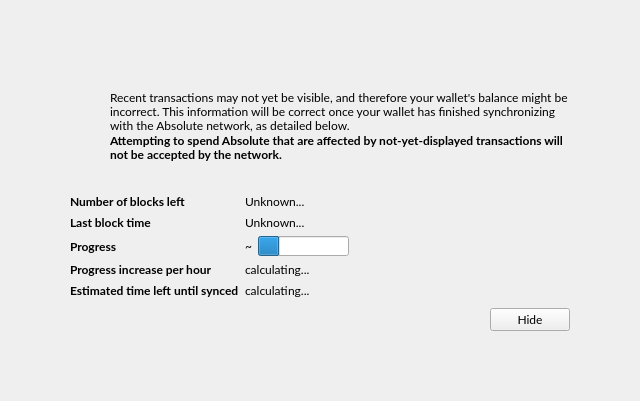
<?xml version="1.0" encoding="UTF-8"?>
<ui version="4.0">
 <class>ModalOverlay</class>
 <widget class="ModalOverlay" name="ModalOverlay">
  <property name="geometry">
   <rect>
    <x>0</x>
    <y>0</y>
    <width>640</width>
    <height>401</height>
   </rect>
  </property>
  <property name="windowTitle">
   <string>Form</string>
  </property>
  <layout class="QVBoxLayout" name="verticalLayout" stretch="0">
   <property name="sizeConstraint">
    <enum>QLayout::SetDefaultConstraint</enum>
   </property>
   <property name="leftMargin">
    <number>0</number>
   </property>
   <property name="topMargin">
    <number>0</number>
   </property>
   <property name="rightMargin">
    <number>0</number>
   </property>
   <property name="bottomMargin">
    <number>0</number>
   </property>
   <item>
    <widget class="QWidget" name="bgWidget" native="true">
     <property name="font">
      <font>
       <family>Lato</family>
      </font>
     </property>
     <property name="styleSheet">
      <string notr="true"/>
     </property>
     <layout class="QVBoxLayout" name="verticalLayoutMain" stretch="0">
      <property name="leftMargin">
       <number>60</number>
      </property>
      <property name="topMargin">
       <number>60</number>
      </property>
      <property name="rightMargin">
       <number>60</number>
      </property>
      <property name="bottomMargin">
       <number>60</number>
      </property>
      <item>
       <widget class="QWidget" name="contentWidget" native="true">
        <property name="styleSheet">
         <string notr="true"/>
        </property>
        <layout class="QVBoxLayout" name="verticalLayoutSub" stretch="1,0,0,0,0">
         <property name="spacing">
          <number>0</number>
         </property>
         <property name="leftMargin">
          <number>10</number>
         </property>
         <property name="topMargin">
          <number>10</number>
         </property>
         <property name="rightMargin">
          <number>10</number>
         </property>
         <property name="bottomMargin">
          <number>10</number>
         </property>
         <item>
          <layout class="QHBoxLayout" name="horizontalLayoutIconText" stretch="0,1">
           <property name="topMargin">
            <number>20</number>
           </property>
           <item>
            <layout class="QVBoxLayout" name="verticalLayoutIcon">
             <property name="leftMargin">
              <number>0</number>
             </property>
             <item>
              <widget class="QPushButton" name="warningIcon">
               <property name="enabled">
                <bool>false</bool>
               </property>
               <property name="text">
                <string/>
               </property>
               <property name="icon">
                <iconset>
                 <normaloff>:/icons/warning</normaloff>
                 <disabledoff>:/icons/warning</disabledoff>:/icons/warning</iconset>
               </property>
               <property name="iconSize">
                <size>
                 <width>48</width>
                 <height>48</height>
                </size>
               </property>
               <property name="flat">
                <bool>true</bool>
               </property>
              </widget>
             </item>
             <item>
              <spacer name="verticalSpacerWarningIcon">
               <property name="orientation">
                <enum>Qt::Vertical</enum>
               </property>
               <property name="sizeHint" stdset="0">
                <size>
                 <width>20</width>
                 <height>40</height>
                </size>
               </property>
              </spacer>
             </item>
            </layout>
           </item>
           <item>
            <layout class="QVBoxLayout" name="verticalLayoutInfoText">
             <property name="leftMargin">
              <number>0</number>
             </property>
             <property name="topMargin">
              <number>0</number>
             </property>
             <item>
              <widget class="QLabel" name="infoText">
               <property name="text">
                <string>Recent transactions may not yet be visible, and therefore your wallet's balance might be incorrect. This information will be correct once your wallet has finished synchronizing with the Absolute network, as detailed below.</string>
               </property>
               <property name="textFormat">
                <enum>Qt::RichText</enum>
               </property>
               <property name="wordWrap">
                <bool>true</bool>
               </property>
              </widget>
             </item>
             <item>
              <widget class="QLabel" name="infoTextStrong">
               <property name="font">
                <font>
                 <weight>75</weight>
                 <bold>true</bold>
                </font>
               </property>
               <property name="text">
                <string>Attempting to spend Absolute that are affected by not-yet-displayed transactions will not be accepted by the network.</string>
               </property>
               <property name="textFormat">
                <enum>Qt::RichText</enum>
               </property>
               <property name="wordWrap">
                <bool>true</bool>
               </property>
              </widget>
             </item>
             <item>
              <spacer name="verticalSpacerInTextSpace">
               <property name="orientation">
                <enum>Qt::Vertical</enum>
               </property>
               <property name="sizeHint" stdset="0">
                <size>
                 <width>20</width>
                 <height>40</height>
                </size>
               </property>
              </spacer>
             </item>
            </layout>
           </item>
          </layout>
         </item>
         <item>
          <spacer name="verticalSpacerAfterText">
           <property name="orientation">
            <enum>Qt::Vertical</enum>
           </property>
           <property name="sizeHint" stdset="0">
            <size>
             <width>20</width>
             <height>40</height>
            </size>
           </property>
          </spacer>
         </item>
         <item>
          <layout class="QFormLayout" name="formLayout">
           <property name="fieldGrowthPolicy">
            <enum>QFormLayout::FieldsStayAtSizeHint</enum>
           </property>
           <property name="horizontalSpacing">
            <number>6</number>
           </property>
           <property name="verticalSpacing">
            <number>6</number>
           </property>
           <property name="topMargin">
            <number>10</number>
           </property>
           <item row="0" column="0">
            <widget class="QLabel" name="labelNumberOfBlocksLeft">
             <property name="font">
              <font>
               <weight>75</weight>
               <bold>true</bold>
              </font>
             </property>
             <property name="text">
              <string>Number of blocks left</string>
             </property>
            </widget>
           </item>
           <item row="0" column="1">
            <widget class="QLabel" name="numberOfBlocksLeft">
             <property name="text">
              <string>Unknown...</string>
             </property>
            </widget>
           </item>
           <item row="1" column="0">
            <widget class="QLabel" name="labelLastBlockTime">
             <property name="font">
              <font>
               <weight>75</weight>
               <bold>true</bold>
              </font>
             </property>
             <property name="text">
              <string>Last block time</string>
             </property>
            </widget>
           </item>
           <item row="1" column="1">
            <widget class="QLabel" name="newestBlockDate">
             <property name="sizePolicy">
              <sizepolicy hsizetype="Maximum" vsizetype="Preferred">
               <horstretch>0</horstretch>
               <verstretch>0</verstretch>
              </sizepolicy>
             </property>
             <property name="text">
              <string>Unknown...</string>
             </property>
            </widget>
           </item>
           <item row="2" column="0">
            <widget class="QLabel" name="labelSyncDone">
             <property name="font">
              <font>
               <weight>75</weight>
               <bold>true</bold>
              </font>
             </property>
             <property name="text">
              <string>Progress</string>
             </property>
            </widget>
           </item>
           <item row="2" column="1">
            <layout class="QHBoxLayout" name="horizontalLayoutSync" stretch="0,1">
             <item>
              <widget class="QLabel" name="percentageProgress">
               <property name="text">
                <string notr="true">~</string>
               </property>
              </widget>
             </item>
             <item>
              <widget class="QProgressBar" name="progressBar">
               <property name="value">
                <number>24</number>
               </property>
               <property name="format">
                <string/>
               </property>
              </widget>
             </item>
            </layout>
           </item>
           <item row="4" column="0">
            <widget class="QLabel" name="labelProgressIncrease">
             <property name="font">
              <font>
               <weight>75</weight>
               <bold>true</bold>
              </font>
             </property>
             <property name="text">
              <string>Progress increase per hour</string>
             </property>
            </widget>
           </item>
           <item row="4" column="1">
            <widget class="QLabel" name="progressIncreasePerH">
             <property name="text">
              <string>calculating...</string>
             </property>
            </widget>
           </item>
           <item row="5" column="0">
            <widget class="QLabel" name="labelEstimatedTimeLeft">
             <property name="font">
              <font>
               <weight>75</weight>
               <bold>true</bold>
              </font>
             </property>
             <property name="text">
              <string>Estimated time left until synced</string>
             </property>
            </widget>
           </item>
           <item row="5" column="1">
            <widget class="QLabel" name="expectedTimeLeft">
             <property name="text">
              <string>calculating...</string>
             </property>
            </widget>
           </item>
          </layout>
         </item>
         <item>
          <layout class="QHBoxLayout" name="horizontalLayoutButtons">
           <property name="leftMargin">
            <number>10</number>
           </property>
           <property name="topMargin">
            <number>10</number>
           </property>
           <item>
            <spacer name="horizontalSpacer">
             <property name="orientation">
              <enum>Qt::Horizontal</enum>
             </property>
             <property name="sizeHint" stdset="0">
              <size>
               <width>40</width>
               <height>20</height>
              </size>
             </property>
            </spacer>
           </item>
           <item>
            <widget class="QPushButton" name="closeButton">
             <property name="text">
              <string>Hide</string>
             </property>
            </widget>
           </item>
          </layout>
         </item>
         <item>
          <layout class="QVBoxLayout" name="verticalLayout_2">
           <item>
            <spacer name="verticalSpacer">
             <property name="orientation">
              <enum>Qt::Vertical</enum>
             </property>
             <property name="sizeHint" stdset="0">
              <size>
               <width>20</width>
               <height>40</height>
              </size>
             </property>
            </spacer>
           </item>
          </layout>
         </item>
        </layout>
       </widget>
      </item>
     </layout>
    </widget>
   </item>
  </layout>
 </widget>
 <customwidgets>
  <customwidget>
   <class>ModalOverlay</class>
   <extends>QWidget</extends>
   <header>modaloverlay.h</header>
   <container>1</container>
  </customwidget>
 </customwidgets>
 <resources/>
 <connections/>
</ui>
